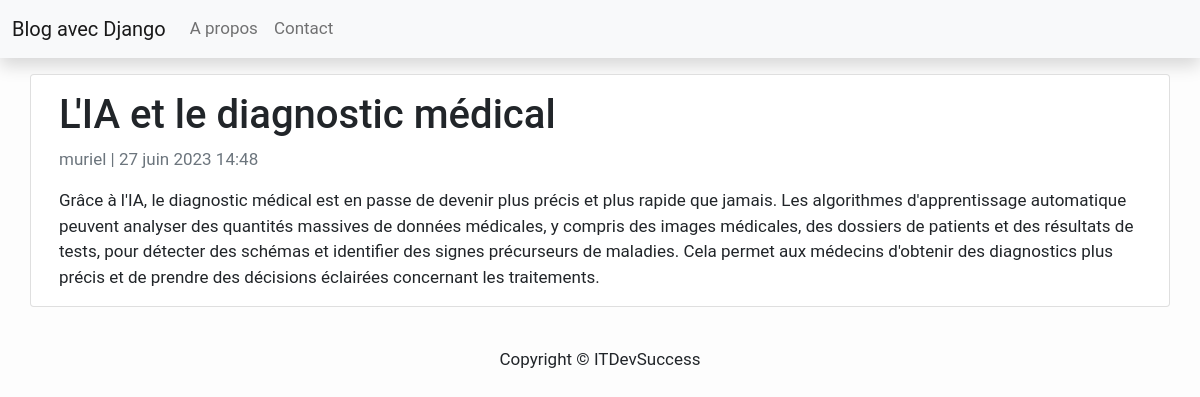
The page /medicine-2/ on the database its author committed.
### posts/models.py (models this page shows, shortened)
class Article(models.Model):
    title = models.CharField(max_length=200, unique=True)
    slug = models.SlugField(max_length=200, unique=True)
    author = models.ForeignKey(User, on_delete=models.CASCADE, related_name='articles')
    updated_on = models.DateTimeField(auto_now=True)
    content = models.TextField()
    created_on = models.DateTimeField(auto_now_add=True)
    status = models.IntegerField(choices=STATUS, default=0)
    class Meta:
        ordering = ['-created_on']

### posts/views.py (the view)
# urls.py: path('<slug:slug>/', views.ArticleDetail.as_view(), name='detail')
class ArticleDetail(generic.DetailView):
    model = models.Article
    template_name = 'posts/detail.html'

### posts/templates/posts/detail.html
{% extends 'base.html' %}
{% block content %}
    <div class="container">
        <div class="row">
            <div class="col-md-12 card mb-4 mt-3 left top">
                <div class="card-body">
                    <h1>{% block title %} {{ object.title }} {% endblock title %}</h1>
                    <p class="text-muted">{{ article.author }} | {{ article.created_on }}</p>
                    <p class="card-text">{{ object.content | safe }}</p>
                </div>
            </div>
        </div>
    </div>
{% endblock %}

### templates/base.html (style rules this page uses)
body { font-family: "Roboto", sans-serif; font-size: 17px; background-color: #fdfdfd; }

### rows shown on the page
Article: title "L'IA et le diagnostic médical", author "muriel", created_on "27 juin 2023 14:48", content "Grâce à l'IA, le diagnostic médical est en passe de devenir plus précis et plus rapide que jamais. Les algorithmes d'apprentissage automatique peuvent analyser des quantités massives de données médicales, y compris des images médicales, des dossiers de patients et des résultats de tests, pour détecter des schémas et identifier des signes précurseurs de maladies. Cela permet aux médecins d'obtenir des diagnostics plus précis et de prendre des décisions éclairées concernant les traitements."
